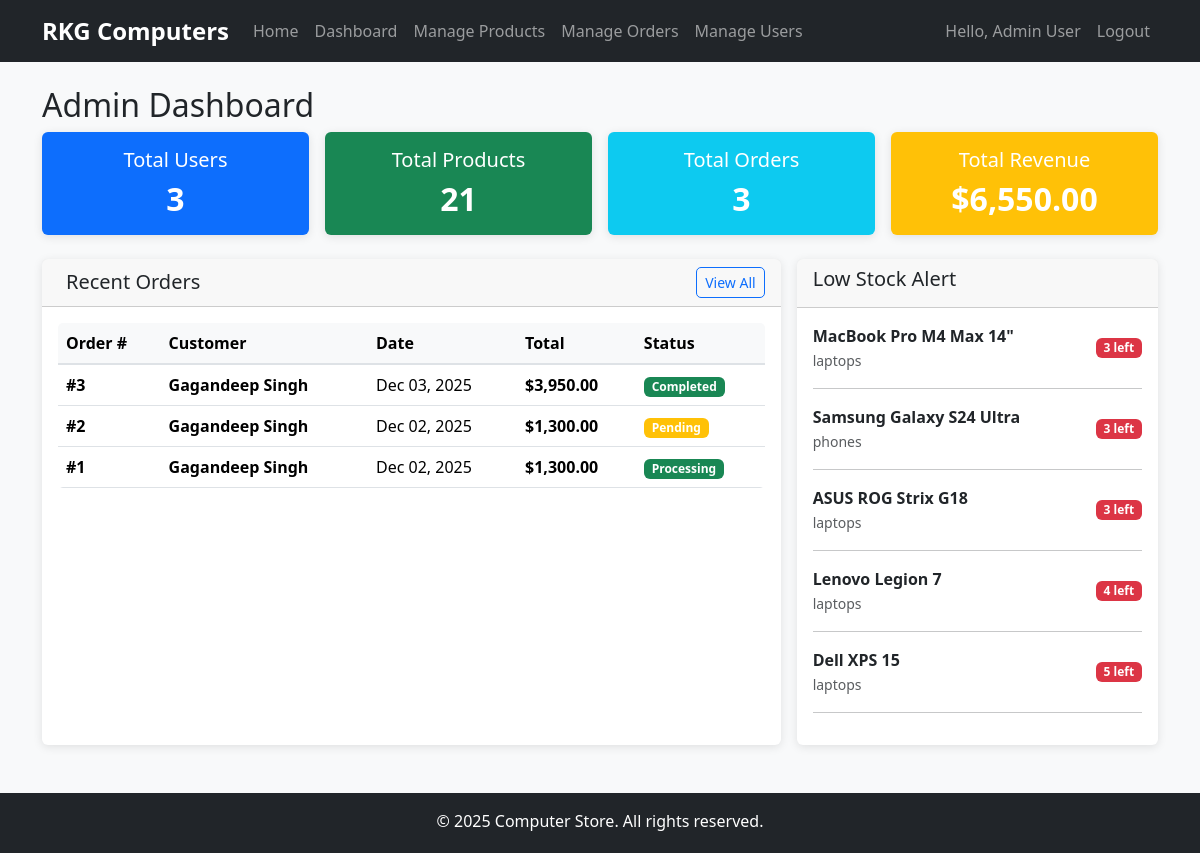
Page /admin/dashboard.php (signed in) on the committed database.
### tables this page shows
CREATE TABLE `orders` (
  `id` int(11) NOT NULL,
  `user_id` int(11) NOT NULL,
  `total_price` decimal(10,2) NOT NULL,
  `order_date` timestamp NOT NULL DEFAULT current_timestamp(),
  `status` varchar(20) DEFAULT 'pending'
);

CREATE TABLE `users` (
  `id` int(11) NOT NULL,
  `name` text NOT NULL,
  `email` text NOT NULL,
  `password` text NOT NULL,
  `is_admin` tinyint(1) NOT NULL DEFAULT 0,
  `created_at` timestamp NOT NULL DEFAULT current_timestamp()
);

CREATE TABLE `products` (
  `id` int(11) NOT NULL,
  `name` text NOT NULL,
  `description` text DEFAULT NULL,
  `price` decimal(10,0) NOT NULL,
  `image_url` text DEFAULT NULL,
  `category` text NOT NULL,
  `stock` int(11) NOT NULL DEFAULT 0,
  `created_at` timestamp NOT NULL DEFAULT current_timestamp()
);

### includes/functions.php (called while the page is built, shortened)
<?php
function formatPrice($price) {
    return '$' . number_format($price, 2);
}
?>

### admin/dashboard.php (the view, shortened to what this page needs)
<?php
require_once '../includes/config.php';
require_once '../includes/functions.php';
require_once 'adminheader.php';
$total_users = $pdo->query("SELECT COUNT(*) FROM users WHERE is_admin = 0")->fetchColumn();
$total_products = $pdo->query("SELECT COUNT(*) FROM products")->fetchColumn();
$total_orders = $pdo->query("SELECT COUNT(*) FROM orders")->fetchColumn();
$total_revenue = $pdo->query("SELECT SUM(total_price) FROM orders")->fetchColumn();
$recent_orders = $pdo->query("
    SELECT o.*, u.name as customer_name
    FROM orders o
    JOIN users u ON o.user_id = u.id
    ORDER BY o.order_date DESC
    LIMIT 5
")->fetchAll();
$low_stock = $pdo->query("SELECT * FROM products WHERE stock <= 5 ORDER BY stock ASC")->fetchAll();
?>
    <div class="container mt-4">
        <h2>Admin Dashboard</h2>
        <div class="row mb-4 g-3">
            <div class="col-lg-3 col-md-6 col-sm-6">
                <div class="card bg-primary text-white h-100">
                    <div class="card-body text-center">
                        <h5 class="card-title">Total Users</h5>
                        <h3><?php echo $total_users; ?></h3>
                    </div>
                </div>
            </div>
            <div class="col-lg-3 col-md-6 col-sm-6">
                <div class="card bg-success text-white h-100">
                    <div class="card-body text-center">
                        <h5 class="card-title">Total Products</h5>
                        <h3><?php echo $total_products; ?></h3>
                    </div>
                </div>
            </div>
            <div class="col-lg-3 col-md-6 col-sm-6">
                <div class="card bg-info text-white h-100">
                    <div class="card-body text-center">
                        <h5 class="card-title">Total Orders</h5>
                        <h3><?php echo $total_orders; ?></h3>
                    </div>
                </div>
            </div>
            <div class="col-lg-3 col-md-6 col-sm-6">
                <div class="card bg-warning text-white h-100">
                    <div class="card-body text-center">
                        <h5 class="card-title">Total Revenue</h5>
                        <h3><?php echo formatPrice($total_revenue ?? 0); ?></h3>
                    </div>
                </div>
            </div>
        </div>
        <div class="row g-3">
            <div class="col-xl-8 col-lg-7">
                <div class="card h-100">
                    <div class="card-header d-flex justify-content-between align-items-center">
                        <h5 class="mb-0"><i class="fas fa-clock me-2"></i>Recent Orders</h5>
                        <a href="orders.php" class="btn btn-sm btn-outline-primary">View All</a>
                    </div>
                    <div class="card-body">
                        <?php if (empty($recent_orders)): ?>
                            <div class="text-center py-4">
                                <i class="fas fa-shopping-cart fa-3x text-muted mb-3"></i>
                                <p class="text-muted">No orders yet.</p>
                            </div>
                        <?php else: ?>
                            <div class="table-responsive">
                                <table class="table table-hover">
                                    <thead class="table-light">
                                        <tr>
                                            <th>Order #</th>
                                            <th>Customer</th>
                                            <th class="d-none d-md-table-cell">Date</th>
                                            <th>Total</th>
                                            <th>Status</th>
                                        </tr>
                                    </thead>
                                    <tbody>
                                        <?php foreach ($recent_orders as $order): ?>
                                            <tr>
                                                <td><strong>#<?php echo $order['id']; ?></strong></td>
                                                <td>
                                                    <div class="fw-bold"><?php echo $order['customer_name']; ?></div>
                                                </td>
                                                <td class="d-none d-md-table-cell"><?php echo date('M d, Y', strtotime($order['order_date'])); ?></td>
                                                <td><strong><?php echo formatPrice($order['total_price']); ?></strong></td>
                                                <td>
                                                    <span class="badge bg-<?php echo $order['status'] == 'pending' ? 'warning' : 'success'; ?>">
                                                        <?php echo ucfirst($order['status']); ?>
                                                    </span>
                                                </td>
                                            </tr>
                                        <?php endforeach; ?>
                                    </tbody>
                                </table>
                            </div>
                        <?php endif; ?>
                    </div>
                </div>
            </div>
            <div class="col-xl-4 col-lg-5">
                <div class="card">
                    <div class="card-header">
                        <h5>Low Stock Alert</h5>
                    </div>
                    <div class="card-body">
                        <?php if (empty($low_stock)): ?>
                            <p class="text-muted">All products are well stocked.</p>
                        <?php else: ?>
                            <?php foreach ($low_stock as $product): ?>
                                <div class="d-flex justify-content-between align-items-center mb-2">
                                    <div>
                                        <strong><?php echo $product['name']; ?></strong>
                                        <br>
                                        <small class="text-muted"><?php echo $product['category']; ?></small>
                                    </div>
                                    <span class="badge bg-danger"><?php echo $product['stock']; ?> left</span>
                                </div>
                                <hr>
                            <?php endforeach; ?>
                        <?php endif; ?>
                    </div>
                </div>
            </div>
        </div>
    </div>
<?php require_once 'adminfooter.php'; ?>

### admin/adminheader.php (shortened to what this page needs)
<!DOCTYPE html>
<html lang="en">
<head>
    <link href="../css/bootstrap.min.css" rel="stylesheet">
    <link rel="stylesheet" href="../css/style.css">
</head>
<body>
    <nav class="navbar navbar-expand-lg navbar-dark bg-dark" style="top: 0; position: sticky; width: 100%; z-index: 1000;">
        <div class="container">
            <a class="navbar-brand" href="../index.php">RKG Computers</a>
            <div class="collapse navbar-collapse" id="navbarNav">
                <div class="navbar-nav me-auto">
                    <a class="nav-link" href="../index.php">Home</a>
                    <a class="nav-link" href="dashboard.php">Dashboard</a>
                    <a class="nav-link" href="products.php">Manage Products</a>
                    <a class="nav-link" href="orders.php">Manage Orders</a>
                    <a class="nav-link" href="users.php">Manage Users</a>
                </div>
                <div class="navbar-nav">
                    <span class="nav-link">Hello, <?php echo $_SESSION['user_name']; ?></span>
                    <a class="nav-link" href="../logout.php">Logout</a>
                </div>
            </div>
        </div>
    </nav>

### admin/adminfooter.php (shortened to what this page needs)
<footer class="bg-dark text-white text-center py-3 mt-5" style="width: 100%; height: 60px;">
    <div class="container">
        <p>&copy; 2025 Computer Store. All rights reserved.</p>
    </div>
</footer>

### css/style.css (style rules this page uses)
body { font-family: 'Segoe UI', Tahoma, Geneva, Verdana, sans-serif; background-color: #f8f9fa; }
.navbar-brand { font-weight: bold; font-size: 1.5rem; }
.card { border: none; box-shadow: 0 2px 10px rgba(0, 0, 0, 0.1); transition: transform 0.2s ease-in-out; }
.btn { border-radius: 5px; font-weight: 500; }
.badge { font-size: 0.75rem; }
.table { background: white; border-radius: 5px; overflow: hidden; }
.table thead th { background-color: #f8f9fa; border-bottom: 2px solid #dee2e6; font-weight: 600; }
footer { margin-top: auto; }
.card.bg-primary, .card.bg-success, .card.bg-info, .card.bg-warning { border: none; }
.card.bg-primary .card-body h3, .card.bg-success .card-body h3, .card.bg-info .card-body h3, .card.bg-warning .card-body h3 { font-size: 2rem; font-weight: bold; margin: 0; }

### rows in the picture
orders: id "3", user.name "Gagandeep Singh", order_date "Dec 03, 2025", total_price "$3,950.00", status "Completed"
orders: id "2", user.name "Gagandeep Singh", order_date "Dec 02, 2025", total_price "$1,300.00", status "Pending"
orders: id "1", user.name "Gagandeep Singh", order_date "Dec 02, 2025", total_price "$1,300.00", status "Processing"
products: name "MacBook Pro M4 Max 14\"", category "laptops", stock "3"
products: name "Samsung Galaxy S24 Ultra", category "phones", stock "3"
products: name "ASUS ROG Strix G18", category "laptops", stock "3"
products: name "Lenovo Legion 7", category "laptops", stock "4"
products: name "Dell XPS 15", category "laptops", stock "5"

### other values in the picture
$_SESSION['user_name'] "Admin User"
$total_users "3"
$total_products "21"
$total_orders "3"
formatPrice($total_revenue ?? 0) "$6,550.00"
